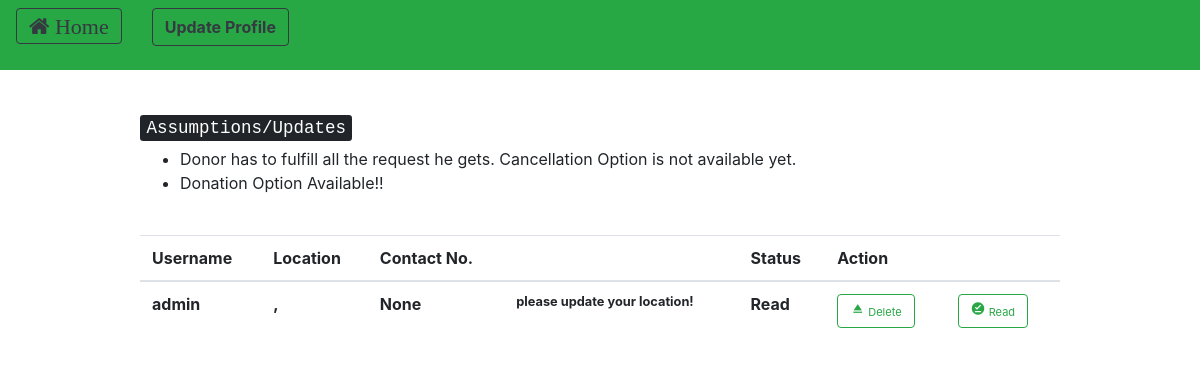
/users/messages/ (signed in), run on the app's committed database.
### customUser/models.py (models this page shows, shortened)
class Messages(models.Model):
    sender = models.ForeignKey(CustomUser, on_delete = models.CASCADE, related_name = 'senders')
    reciever = models.ForeignKey(CustomUser, on_delete = models.CASCADE, related_name = 'recievers')
    message = models.CharField(max_length = 150)
    read_unread = models.BooleanField(default = "False") # FALSE - UNREAD

class CustomUser(AbstractUser):
    pin_code = models.IntegerField(null = True)
    contact_no = models.IntegerField(null = True)
    resources = models.IntegerField(null = True) # no. of persons avability/requirement
    locality = models.CharField(max_length = 100)
    city = models.CharField(max_length = 50)
    """CHOICES=[('0','Donor'),
                   ('1','Reciever')]"""
    state = models.CharField(max_length = 50, default = " ")
    user_type = models.IntegerField(null = True) # 0 - Donor 1 - Reciever
    email = models.EmailField(unique=True)

### customUser/views.py (the view)
# urls.py: path('messages/', views.seeNotifications, name = 'notification'),
@login_required(login_url = '/users/login')
def seeNotifications(request):
	message = Messages.objects.filter(reciever = request.user)
	context = { 'messages' : message }
	return render(request, 'notification.html', context)

### templates/notification.html (shortened to what this page needs)
{% extends 'base_with_home.html' %}
{% load crispy_forms_tags %}
{% block navigation %}
<div class = "row">
	<div class = "col">
		<form method = "post" action = "{% url 'homePage' %}">
		<button class="btn btn-outline-dark" style="font-size:22px"><i class="fa fa-home"> Home</i></button>
	</form>
</div>
	<div class = "col">
				<form method = "get" action = "{% url 'edit_profile' %}">
					<button type = "submit" class = "btn btn-outline-dark navbar-btn"> <strong> Update Profile </strong></button>
				</form>
			</div>
		</div>
{% endblock %}
{% block content %}
	<table class = "table">
			<thead>
				<tr>
 					<th scope="col">  Username  </th>
 					<th scope="col"> Location </th>
 					<th scope="col"> Contact No. </th>
					<th scope="col">    </th>
					<th scope = "col">Status</th>
					<th scope="col"> Action </th>
				</tr>
			</thead>
			<tbody>
		{% for i in messages %}
			<tr>
				<th scope="row">{{ i.sender.username }}</th>
				<th scope="row">{{ i.sender.locality }}, {{ i.sender.city }} </th>
				<th scope="row">{{ i.sender.contact_no }} </th>
				<th scope="row"> <small> <strong> {{ i.message }} </strong> </small></th>
				<th scope = "row">
					{% if i.read_unread == False %}
						Unread
					{% else %}
						Read
					{% endif %}
				</th>
				<th scope = "row">
					<div class = "row">
					<div class = "col">
					<form method = "post" action="{% url 'deleteNotification' i.pk %}"> {%csrf_token%}
						<button class = "btn btn-outline-success" style="font-size:11px"><i class="material-icons" style="font-size:15px">eject</i> Delete</button>
					</form>
				</div>
				<div class = "col">
					<form method = "post" action="{% url 'readMessage' i.pk %}">{%csrf_token%}
						<button class = "btn btn-outline-success" style="font-size:11px"><i class="material-icons" style="font-size:15px">offline_pin</i> Read</button>
					</form>
				</div>
			</div>
				</th>
			</tr>
		{% endfor %}
{% endblock %}

### data on the page
Messages: sender.username "admin", sender.contact_no "None", message "please update your location!", read_unread "Read"
